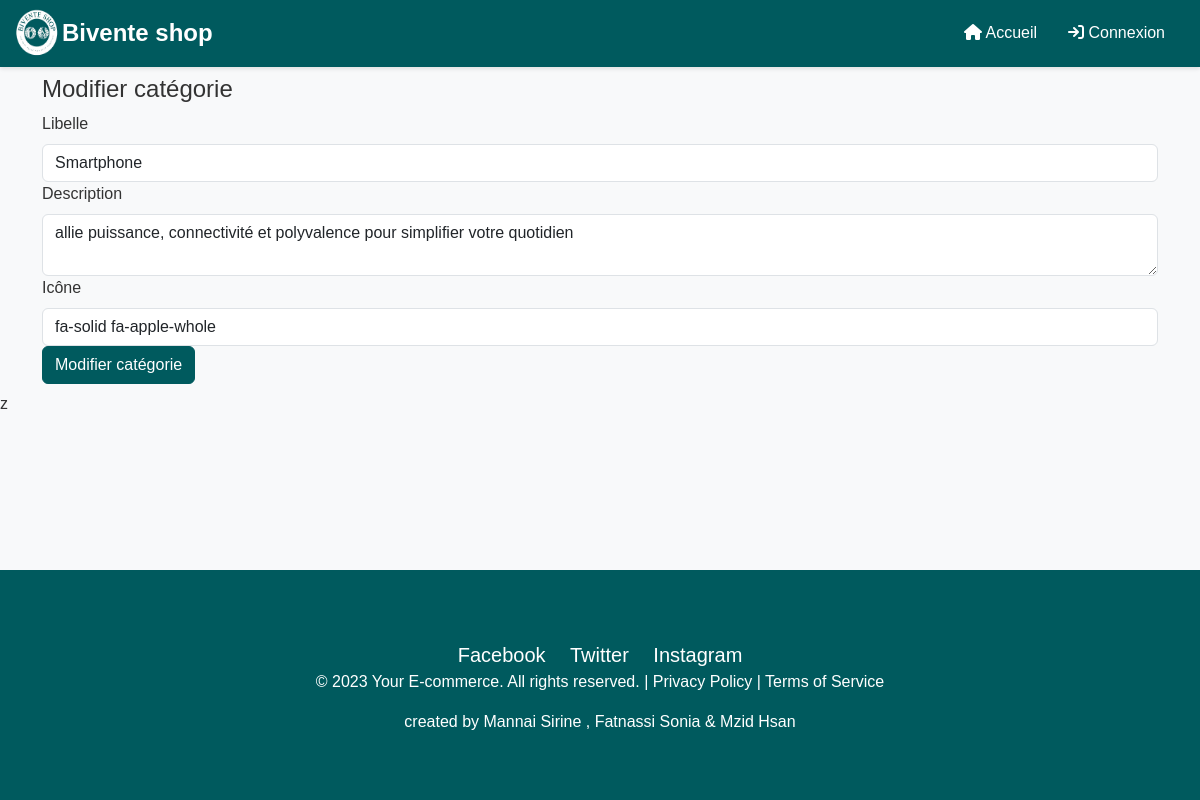
The page /back/modifier_categorie.php?id=1 on the database its author committed.
### tables this page shows
CREATE TABLE IF NOT EXISTS `categorie` (
  `id` int NOT NULL AUTO_INCREMENT,
  `libelle` varchar(100) NOT NULL,
  `description` varchar(255) NOT NULL,
  `date_creation` datetime NOT NULL DEFAULT CURRENT_TIMESTAMP,
  `icone` varchar(200) NOT NULL,
  PRIMARY KEY (`id`)
);

### back/modifier_categorie.php (the view, shortened to what this page needs)
<!doctype html>
<html lang="en">
<head>
    <?php include '../include/head_front.php' ?>
</head>
<body>
<?php include 'nav-admin.php' ?>
<div class="container py-2">
    <h4>Modifier catégorie</h4>
    <?php
    require_once '../include/database.php';
    $sqlState = $pdo->prepare('SELECT * FROM categorie WHERE id=?');
    $id = $_GET['id'];
    $sqlState->execute([$id]);
    $category = $sqlState->fetch(PDO::FETCH_ASSOC);
            ?>
    <form method="post">
        <label class="form-label">Libelle</label>
        <input type="text" class="form-control" name="libelle" value="<?php echo $category['libelle'] ?>">
        <label class="form-label">Description</label>
        <textarea class="form-control" name="description"><?php echo $category['description'] ?></textarea>
        <label class="form-label">Icône</label>
        <input type="text" class="form-control" name="icone" value="<?php echo $category['icone'] ?>">
        <input type="submit" value="Modifier catégorie" class="btn btn-primary " name="modifier">
    </form>
</div>
<div id="footer" class="text-center" style="background-color: #005a5e ; color: white; padding: 10px 0; position: absolute; bottom: 0; width: 100%;">
        <?php include('footer.php'); ?>
    </div>z
</body>
</html>

### back/modifier_categorie.php (style rules this page uses)
.btn-primary { background-color: #005a5e !important; border-color: #005a5e !important; }
#footer { background-color: #005a5e ; color: white; padding: 10px 0; position: absolute; bottom: 0; width: 100%; }

### back/nav-admin.php (style rules this page uses)
body { font-family: 'Montserrat', sans-serif; background-color: #f8f9fa; margin: 0; padding: 0; color: #333; }

### back/footer.php (style rules this page uses)
body { margin: 0; padding: 0; font-family: Arial, sans-serif; }

### rows shown on the page
categorie: libelle "Smartphone", description "allie puissance, connectivité et polyvalence pour simplifier votre quotidien", icone "fa-solid fa-apple-whole"
